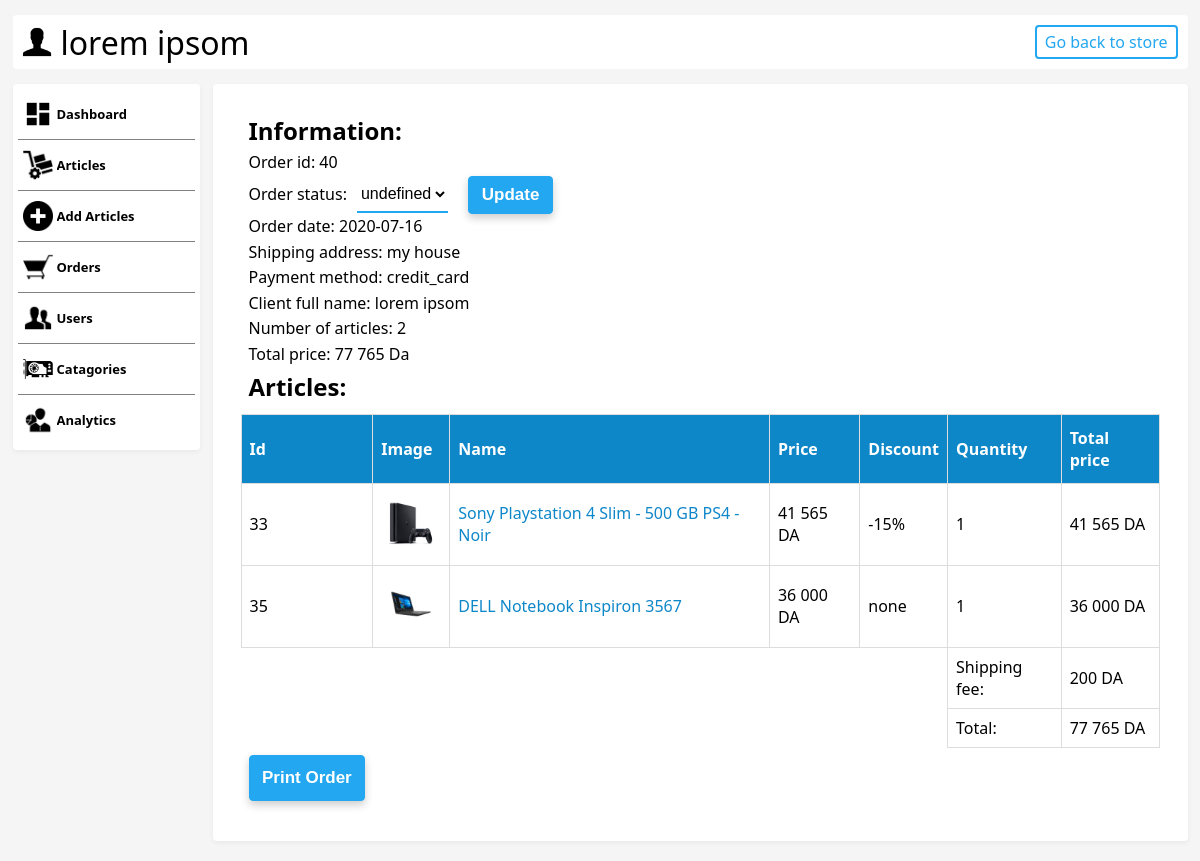
The app's page /admin/view_order?order_id=40 (signed in) with its own data.
### tables this page shows
CREATE TABLE `user` (
  `user_id` int(4) NOT NULL,
  `first_name` varchar(155) NOT NULL,
  `last_name` varchar(155) NOT NULL,
  `email` varchar(155) NOT NULL,
  `password` varchar(100) NOT NULL,
  `address` varchar(155) DEFAULT NULL,
  `phone_number` varchar(155) DEFAULT NULL,
  `birth_date` date DEFAULT NULL
);

CREATE TABLE `order` (
  `cart_id` int(4) NOT NULL,
  `user_id` int(4) NOT NULL,
  `cart_date` date DEFAULT NULL,
  `payment_method` text NOT NULL,
  `shipping_address` text NOT NULL,
  `status` varchar(100) DEFAULT 'undefined'
);

CREATE TABLE `cart` (
  `cart_id` int(4) NOT NULL,
  `article_id` int(4) NOT NULL,
  `article_quantity` int(5) NOT NULL,
  `current_discount` float DEFAULT NULL
);

CREATE TABLE `article` (
  `article_id` int(4) NOT NULL,
  `article_name` varchar(155) NOT NULL,
  `stock` int(5) NOT NULL,
  `sold_count` int(6) NOT NULL DEFAULT '0',
  `price` varchar(25) NOT NULL,
  `brand` varchar(155) NOT NULL,
  `sub_category_id` int(4) NOT NULL,
  `rating_percentage` int(3) DEFAULT '0',
  `rating_number` int(5) DEFAULT '0',
  `discount` float DEFAULT NULL,
  `new` tinyint(1) NOT NULL DEFAULT '0',
  `description` text,
  `characteristics` text
);

### admin/php/classes/AdminUser.php (called while the page is built, shortened)
<?php
class AdminUser extends User
{
	static function getOrder($order_id)
	{
		$columns = '`cart_id`, `user_id`, `cart_date`, `payment_method`, `shipping_address`, `status`';
		$result = static::$db->query(
			"SELECT $columns
			 FROM `order`
			 WHERE `cart_id`= $order_id"
		);
		if ($result) {
			$order = $result->fetch();
			$columns = '`cart`.`article_id`, `article_name`, `price`, `article_quantity`, `current_discount`';
			$result = static::$db->query(
				"SELECT $columns
					 FROM `cart` JOIN `article`
					 ON `cart`.`article_id` = `article`.`article_id`
					 WHERE `cart`.`cart_id`= {$order['cart_id']}"
			);
			$articles = $result->fetchAll();
			$articles_count = 0;
			$order['cart_total_price'] = 0;
			foreach ($articles as &$article) {
				if ($article['current_discount']) {
					$new_price = $article['price'] - ($article['price'] * $article['current_discount']);
					$article['price'] = $new_price;
					$article['current_discount'] *= 100;
				}
				$article['article_total_price']
					= $article['price'] * $article['article_quantity'];
				$articles_count += $article['article_quantity'];
				$files = scandir('../img/article/' . $article['article_id']);
				$thumbnail_src = "../img/article/" . $article['article_id'] . "/" . $files[count($files) - 1];
				$article['thumbnail_src'] = $thumbnail_src;
				$order['cart_total_price'] += $article['article_total_price'];
				$article['price']
					= Article::formatPrice($article['price']);
			}
			$order['articles'] = $articles;
			$order['articles_count'] = $articles_count;
			$order['cart_total_price'] += static::$shipping_fee * $order['articles_count'];
			$order['cart_total_price'] = Article::formatPrice($order['cart_total_price']);
			$result = static::$db->query(
				"SELECT `first_name`, `last_name`
					 FROM `user`
					 WHERE `user_id`= {$order['user_id']}"
			);
			$user = $result->fetch();
			$order['user_full_name'] = "{$user['first_name']} {$user['last_name']}";
			return $order;
		} else {
			die("SQL query fatal error 😕 " . $result);
		}
	}
}

### php/classes/Article.php (called while the page is built, shortened)
<?php
class Article
{
	public static function formatPrice($old_price)
	{
		return number_format($old_price, 0, '.', ' ');
	}
}

### admin/php/autoload.php (called while the page is built, shortened)
<?php
spl_autoload_register(function ($classnames) {
	$namespace = 'App\\';
	if (strpos($classnames, $namespace) === 0) {
		$noNamespace = str_replace($namespace, '', $classnames);
		$ds = DIRECTORY_SEPARATOR;
		$normalizedClassnames = str_replace('\\', $ds, $noNamespace);
		$fullPath =
			__DIR__ . $ds . 'classes' . $ds . $normalizedClassnames . '.php';
		$realpath = realpath($fullPath);
	}
});
require '../php/autoload.php';

### php/autoload.php (called while the page is built, shortened)
<?php
spl_autoload_register(function ($classnames) {
	$namespace = 'App\\';
	if (strpos($classnames, $namespace) === 0) {
		$noNamespace = str_replace($namespace, '', $classnames);
		$ds = DIRECTORY_SEPARATOR;
		$normalizedClassnames = str_replace('\\', $ds, $noNamespace);
		$fullPath =
			__DIR__ . $ds . 'classes' . $ds . $normalizedClassnames . '.php';
		$realpath = realpath($fullPath);
	}
});

### admin/view_order.php (the view, shortened to what this page needs)
<?php
require_once 'php/autoload.php';
$order = AdminUser::getOrder($_GET['order_id']);
?>
<!DOCTYPE html>
<html lang="en">
<head>
	<link rel="stylesheet" href="../css/general.css" />
	<link rel="stylesheet" href="../css/form.css" />
	<link rel="stylesheet" href="../css/orders.css" />
	<link rel="stylesheet" href="css/admin.css" />
	<link rel="stylesheet" href="css/form.css" />
</head>
<body>
	<?php include('common/header.php') ?>
	<div id="main-container">
		<?php include('common/aside.php') ?>
		<section>
			<div class="edit-form form-container">
				<div class="order-info-container" colspan="6" style="padding: 0;">
					<table class="hidden-cart-table" id="order-table">
						<caption>
							<h2>Information: </h2>
							<ul>
								<li>Order id: <?= $order['cart_id'] ?></li>
								<li class="order-status-form-container">
									<span>Order status: </span>
									<form action="php/actions/edit_order_status.php" class="order-status-form">
										<select name="order_status">
											<option value="<?= $order['status'] ?>" selected><?= $order['status'] ?></option>
										</select>
										<button>Update</button>
									</form>
								</li>
								<li>Order date: <?= $order['cart_date'] ?></li>
								<li>Shipping address: <?= $order['shipping_address'] ?></li>
								<li>Payment method: <?= $order['payment_method'] ?></li>
								<li>Client full name: <?= $order['user_full_name'] ?></li>
								<li>Number of articles: <span><?= $order['articles_count'] ?></span></li>
								<li>Total price: <span><?= $order['cart_total_price'] ?> Da</span></li>
							</ul>
							<h2>Articles: </h2>
						</caption>
						<tr>
							<th>Id</th>
							<th>Image</th>
							<th>Name</th>
							<th>Price</th>
							<th>Discount</th>
							<th>Quantity</th>
							<th>Total price</th>
						</tr>
						<?php foreach ($order['articles'] as $article) : ?>
							<tr>
								<td><?= $article['article_id'] ?></td>
								<td><img src="<?= $article['thumbnail_src'] ?>" /></td>
								<td>
									<a href="../article?article_id=<?= $article['article_id'] ?>" target="_blank">
										<?= $article['article_name'] ?>
									</a>
								</td>
								<td><?= $article['price'] ?> DA</td>
								<td><?= $article['current_discount'] ? "-{$article['current_discount']}%" : 'none' ?></td>
								<td><?= $article['article_quantity'] ?></td>
								<td><?= $article['article_total_price'] ?> DA</td>
							</tr>
						<?php endforeach ?>
						<tr>
							<td colspan="5" style="border: 0;"></td>
							<td>Shipping fee: </td>
							<td><?= $order['articles_count'] * 100 ?> DA</td>
						</tr>
						<tr>
							<td colspan="5" style="border: 0;"></td>
							<td>Total: </td>
							<td><?= $order['cart_total_price'] ?> DA</td>
						</tr>
						<tr>
							<td style="border: 0;">
								<button class="styled-btn" style="margin: 0; white-space: nowrap;">Print Order</button>
							</td>
							<td colspan="6" style="border: 0;"></td>
						</tr>
					</table>
				</div>
		</section>
	</div>
</body>
</html>

### admin/common/header.php (shortened to what this page needs)
<?php
require_once  'php/autoload.php';
?>
<header id="header">
	<div id="header-avatar">
		<img src="../img/connect.png">
		<span>
			<?= $_SESSION['user']->first_name ?> <?= $_SESSION['user']->last_name ?>
		</span>
	</div>
	<a id="header-return" href="../">
		Go back to store
	</a>
</header>

### css/general.css (style rules this page uses)
* { margin: 0px; padding: 0px; box-sizing: border-box; }
body { position: relative; font-family: 'Segoe UI', sans-serif; background: #f5f5f5; --color-1: #fff; --color-2: #22a7f0; --color-3: #0e87c9; --color-4: #0b6a9d; }
#main-container { max-width: 1175px; margin: 0 auto; padding-top: 15px; display: flex; }
a { margin: 0; color: inherit; text-decoration: none; }
button { cursor: pointer; padding: 0; border: none; background: none; }
ul { list-style-type: none; }
input, select, textarea { outline: 0; border: 0; }
.styled-btn { display: flex; align-items: center; justify-content: center; padding: 12px; margin: 12px; color: #fff; background-color: var(--color-2); font-weight: 700; font-size: 17px; border: var(--color-2) 1px solid; border-radius: 4px; box-shadow: 0 4px 8px 0 rgba(0, 0, 0, 0.2); transition: color 0.15s ease-in, background-color 0.15s ease-in; }

### css/form.css (style rules this page uses)
body { object-fit: contain; }
.form-container { display: flex; flex-direction: column; padding: 25px; background-color: var(--color-1); box-shadow: 10px 10px 20px #3a3a3a; }
.form-container form { display: flex; flex-direction: column; align-items: center; justify-items: center; padding: 50px; }
.form-container form input, .form-container form select, .form-container form textarea { font-size: 16px; margin: 0 0 15px; padding: 8px 0; background-color: transparent; border-bottom: 2px solid var(--color-2); }
.form-container form button { display: flex; align-items: center; justify-content: center; width: 100%; padding: 12px; margin: 20% 0 0; color: #fff; background-color: var(--color-2); font-weight: 700; font-size: 17px; border: var(--color-2) 1px solid; border-radius: 4px; box-shadow: 0 4px 8px 0 rgba(0, 0, 0, 0.2); transition: color 0.15s ease-in, background-color 0.15s ease-in; }

### css/orders.css (style rules this page uses)
#order-table { border-collapse: collapse; width: 100%; }
#order-table caption { margin-bottom: 0.8rem; }
#order-table td, #order-table th { border: 1px solid #ddd; padding: 8px; }
#order-table th { padding-top: 12px; padding-bottom: 12px; text-align: left; background-color: var(--color-2); color: white; }
.hidden-cart-table { display: none; width: 100%; padding: 0 8px 12px; }
.hidden-cart-table th { background-color: var(--color-3) !important; }
.hidden-cart-table img { object-fit: scale-down; height: 60px; width: 60px; }
.hidden-cart-table caption { margin-bottom: 0 !important; padding: 8px; text-align: left; font-size: 1rem; font-weight: 500; line-height: 1.6; }
.hidden-cart-table a { color: var(--color-3); }

### admin/css/admin.css (style rules this page uses)
section { display: flex; flex: 1; padding: 20px; margin-bottom: 20px; border-radius: 4px; box-shadow: 0 2px 5px 0 rgba(0, 0, 0, 0.05); background-color: var(--color-1); }

### admin/css/form.css (style rules this page uses)
.edit-form { width: 100%; padding: 0; margin: 0; box-shadow: none; }
.edit-form form { padding: 0; }
.edit-form form input, .edit-form form select, .edit-form form .section > span, .edit-form form .check-input { width: 75%; }
.edit-form form button { width: 50%; margin-top: 2rem; }

### admin/view_order.php (style rules this page uses)
.hidden-cart-table { display: block; }
.order-status-form-container, .order-status-form { display: flex; flex-direction: row !important; align-items: center; }
.order-status-form>select { margin: 0 10px 0 10px !important; }
.order-status-form>button { margin: 0 0 0 10px !important; padding: 0.5rem 0.8rem !important; }

### admin/common/header.php (style rules this page uses)
#header { display: flex; justify-content: space-between; max-width: 1175px; min-width: 760px; margin: 15px auto 0; padding: 5px; background-color: #fff; border-radius: 4px; }
#header-avatar { display: flex; align-items: center; }
#header-avatar img { height: 38px; margin-right: 5px; }
#header-avatar span { font-size: 2rem; font-weight: 300; }
#header-return { padding: 0.25rem 0.5rem; margin: 5px; color: var(--color-2); border: 2px solid var(--color-2); border-radius: 4px; font-weight: 500; transition: background-color 0.3s ease; }

### records on screen
user: first_name "lorem", last_name "ipsom"
order: cart_id "40", order_status "undefined", cart_date "2020-07-16", shipping_address "my house", payment_method "credit_card"
cart: article_id "33", shows a picture, article_id.article_name "Sony Playstation 4 Slim - 500 GB PS4 - Noir", price "41 565", current_discount "15", article_quantity "1", article_total_price "41 565"
cart: article_id "35", shows a picture, article_id.article_name "DELL Notebook Inspiron 3567", price "36 000", shows "none", article_quantity "1", article_total_price "36 000"

### other values on screen
$order['user_full_name'] "lorem ipsom"
$order['articles_count'] "2"
$order['cart_total_price'] "77 765"
$order['articles_count'] * 100 "200"
